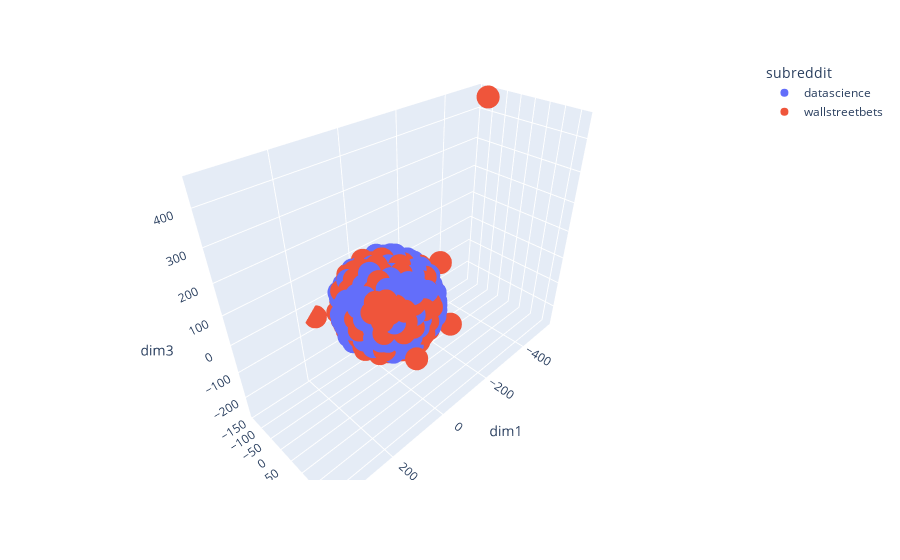

The cell this chart's notebook holds for it:
### Code cell
tsne_viz_3d_interactive_with_index(df, 3, stop='english')

### Figure 1 — Plotly figure (JSON) as saved in the notebook; plotly's stock layout.template omitted (floating-point values rounded to 4 significant figures; data arrays with more than 128 entries replaced by an {"elided": "..."} marker saying what was removed)
{"data": [{"customdata": {"elided": "525x1 int values"}, "hovertemplate": "subreddit=datascience<br>dim1=%{x}<br>dim2=%{y}<br>dim3=%{z}<br>index=%{customdata[0]}<extra></extra>", "legendgroup": "datascience", "marker": {"color": "#636efa", "symbol": "circle"}, "mode": "markers", "name": "datascience", "scene": "scene", "showlegend": true, "type": "scatter3d", "x": {"elided": "525 float values"}, "y": {"elided": "525 float values"}, "z": {"elided": "525 float values"}}, {"customdata": {"elided": "525x1 int values"}, "hovertemplate": "subreddit=wallstreetbets<br>dim1=%{x}<br>dim2=%{y}<br>dim3=%{z}<br>index=%{customdata[0]}<extra></extra>", "legendgroup": "wallstreetbets", "marker": {"color": "#EF553B", "symbol": "circle"}, "mode": "markers", "name": "wallstreetbets", "scene": "scene", "showlegend": true, "type": "scatter3d", "x": {"elided": "525 float values"}, "y": {"elided": "525 float values"}, "z": {"elided": "525 float values"}}], "layout": {"legend": {"title": {"text": "subreddit"}, "tracegroupgap": 0}, "margin": {"t": 60}, "scene": {"domain": {"x": [0, 1], "y": [0, 1]}, "xaxis": {"title": {"text": "dim1"}}, "yaxis": {"title": {"text": "dim2"}}, "zaxis": {"title": {"text": "dim3"}}}}}
